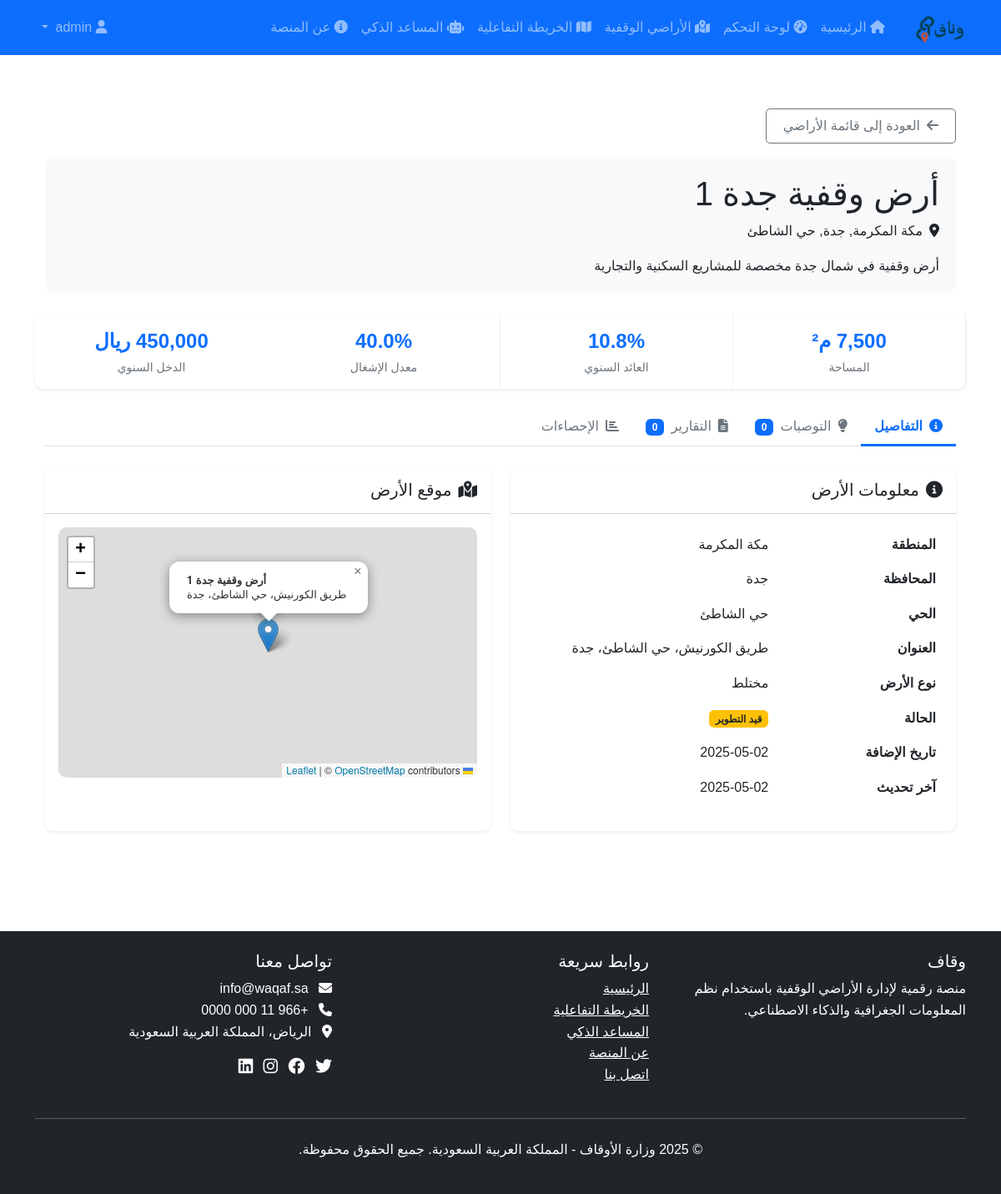
Page /lands/4 (signed in) on the committed database.
### app/models/land.py (models this page shows, shortened)
class Land(db.Model):
    __tablename__ = 'lands'
    id = db.Column(db.Integer, primary_key=True)
    uuid = db.Column(db.String(36), unique=True, default=lambda: str(uuid.uuid4()))
    name = db.Column(db.String(100), nullable=False)
    description = db.Column(db.Text)
    region = db.Column(db.String(50), index=True)  # Northern, Southern, Eastern, Western, Central
    city = db.Column(db.String(50))
    district = db.Column(db.String(100))
    address = db.Column(db.String(200))
    latitude = db.Column(db.Float, nullable=False)
    longitude = db.Column(db.Float, nullable=False)
    area = db.Column(db.Float)  # in square meters
    land_type = db.Column(db.String(50))  # residential, commercial, agricultural, etc.
    status = db.Column(db.String(50))  # available, under development, invested, etc.
    annual_return = db.Column(db.Float)  # annual return percentage
    occupancy_rate = db.Column(db.Float)  # occupancy rate percentage
    water_usage = db.Column(db.Float)  # water usage in cubic meters
    yearly_income = db.Column(db.Float)  # yearly income in SAR
    geom = db.Column(db.Text)  # GeoJSON representation of the land geometry
    created_at = db.Column(db.DateTime, default=datetime.utcnow)
    updated_at = db.Column(db.DateTime, default=datetime.utcnow, onupdate=datetime.utcnow)
    reports = db.relationship('Report', backref='land', lazy='dynamic')
    recommendations = db.relationship('Recommendation', backref='land', lazy='dynamic')
    statistics = db.relationship('Statistic', backref='land', lazy='dynamic')

### app/lands/views.py (the view)
@lands.route('/<int:land_id>')
@login_required
def view(land_id):
    lands_count = Land.query.count()
    if lands_count == 0:
        ensure_demo_data()
        if not Land.query.get(land_id):
            return redirect(url_for('lands.index'))
    land = Land.query.get_or_404(land_id)
    recommendations = Recommendation.query.filter_by(land_id=land.id).all()
    reports = Report.query.filter_by(land_id=land.id).all()
    statistics = {}
    stats = Statistic.query.filter_by(land_id=land.id).all()
    for stat in stats:
        if stat.category not in statistics:
            statistics[stat.category] = []
        statistics[stat.category].append(stat)
    return render_template('lands/view.html', land=land, recommendations=recommendations, reports=reports, statistics=statistics)

### app/models/user.py (called while the page is built)
@login_manager.user_loader
def load_user(user_id):
    return User.query.get(int(user_id))

    def is_admin(self):
        return self.role == 'admin'

### app/templates/lands/view.html (shortened to what this page needs)
{% extends 'base.html' %}
{% block content %}
<div class="container py-4">
    <div class="mb-3">
        <a href="{{ url_for('lands.index') }}" class="btn btn-outline-secondary">
            <i class="fas fa-arrow-left me-2"></i>العودة إلى قائمة الأراضي
        </a>
    </div>
    <div class="land-header mb-4">
        <div class="row align-items-center">
            <div class="col-md-8">
                <h1 class="mb-2">{{ land.name }}</h1>
                <p class="mb-3">
                    <i class="fas fa-map-marker-alt me-2"></i>{{ land.region }}, {{ land.city }}, {{ land.district }}
                </p>
                <p class="mb-0">{{ land.description }}</p>
            </div>
        </div>
    </div>
    <div class="row land-stats mb-4">
        <div class="col-md-3 land-stat">
            <div class="land-stat-value">{{ '{:,.0f}'.format(land.area) }} م²</div>
            <div class="land-stat-label">المساحة</div>
        </div>
        <div class="col-md-3 land-stat">
            <div class="land-stat-value">{{ land.annual_return }}%</div>
            <div class="land-stat-label">العائد السنوي</div>
        </div>
        <div class="col-md-3 land-stat">
            <div class="land-stat-value">{{ land.occupancy_rate }}%</div>
            <div class="land-stat-label">معدل الإشغال</div>
        </div>
        <div class="col-md-3 land-stat">
            <div class="land-stat-value">{{ '{:,.0f}'.format(land.yearly_income) }} ريال</div>
            <div class="land-stat-label">الدخل السنوي</div>
        </div>
    </div>
    <ul class="nav nav-tabs mb-4" id="landTabs" role="tablist">
        <li class="nav-item" role="presentation">
            <button class="nav-link active" id="details-tab" data-bs-toggle="tab" data-bs-target="#details" type="button" role="tab" aria-controls="details" aria-selected="true">
                <i class="fas fa-info-circle me-2"></i>التفاصيل
            </button>
        </li>
        <li class="nav-item" role="presentation">
            <button class="nav-link" id="recommendations-tab" data-bs-toggle="tab" data-bs-target="#recommendations" type="button" role="tab" aria-controls="recommendations" aria-selected="false">
                <i class="fas fa-lightbulb me-2"></i>التوصيات
                <span class="badge bg-primary ms-1">{{ recommendations|length }}</span>
            </button>
        </li>
        <li class="nav-item" role="presentation">
            <button class="nav-link" id="reports-tab" data-bs-toggle="tab" data-bs-target="#reports" type="button" role="tab" aria-controls="reports" aria-selected="false">
                <i class="fas fa-file-alt me-2"></i>التقارير
                <span class="badge bg-primary ms-1">{{ reports|length }}</span>
            </button>
        </li>
        <li class="nav-item" role="presentation">
            <button class="nav-link" id="statistics-tab" data-bs-toggle="tab" data-bs-target="#statistics" type="button" role="tab" aria-controls="statistics" aria-selected="false">
                <i class="fas fa-chart-bar me-2"></i>الإحصاءات
            </button>
        </li>
    </ul>
    <div class="tab-content" id="landTabsContent">
        <div class="tab-pane fade show active" id="details" role="tabpanel" aria-labelledby="details-tab">
            <div class="row">
                <div class="col-md-6 mb-4">
                    <div class="card border-0 shadow-sm h-100">
                        <div class="card-header bg-white py-3">
                            <h5 class="card-title mb-0">
                                <i class="fas fa-info-circle me-2"></i>معلومات الأرض
                            </h5>
                        </div>
                        <div class="card-body">
                            <table class="table table-borderless">
                                <tbody>
                                    <tr>
                                        <th width="40%">المنطقة</th>
                                        <td>{{ land.region }}</td>
                                    </tr>
                                    <tr>
                                        <th>المحافظة</th>
                                        <td>{{ land.city }}</td>
                                    </tr>
                                    <tr>
                                        <th>الحي</th>
                                        <td>{{ land.district }}</td>
                                    </tr>
                                    <tr>
                                        <th>العنوان</th>
                                        <td>{{ land.address }}</td>
                                    </tr>
                                    <tr>
                                        <th>نوع الأرض</th>
                                        <td>{{ land.land_type }}</td>
                                    </tr>
                                    <tr>
                                        <th>الحالة</th>
                                        <td>
                                            {% if land.status == 'available' %}
                                                <span class="badge bg-success">متاحة للاستثمار</span>
                                            {% elif land.status == 'invested' %}
                                                <span class="badge bg-primary">قيد الاستثمار</span>
                                            {% elif land.status == 'under_development' %}
                                                <span class="badge bg-warning text-dark">قيد التطوير</span>
                                            {% else %}
                                                <span class="badge bg-secondary">{{ land.status }}</span>
                                            {% endif %}
                                        </td>
                                    </tr>
                                    <tr>
                                        <th>تاريخ الإضافة</th>
                                        <td>{{ land.created_at.strftime('%Y-%m-%d') }}</td>
                                    </tr>
                                    <tr>
                                        <th>آخر تحديث</th>
                                        <td>{{ land.updated_at.strftime('%Y-%m-%d') }}</td>
                                    </tr>
                                </tbody>
                            </table>
                        </div>
                    </div>
                </div>
                <div class="col-md-6 mb-4">
                    <div class="card border-0 shadow-sm h-100">
                        <div class="card-header bg-white py-3">
                            <h5 class="card-title mb-0">
                                <i class="fas fa-map-marked-alt me-2"></i>موقع الأرض
                            </h5>
                        </div>
                        <div class="card-body">
                            <div id="land-map" class="land-map"></div>
                        </div>
                    </div>
                </div>
            </div>
        </div>
    </div>
</div>
{% endblock %}

### app/static/css/style.css (style rules this page uses)
body { font-family: 'Tajawal', Arial, sans-serif; line-height: 1.6; }
:root { --primary-color: #0d6efd; --secondary-color: #6c757d; --success-color: #198754; --info-color: #0dcaf0; --warning-color: #ffc107; --danger-color: #dc3545; --light-color: #f8f9fa; --dark-color: #212529; }
.card { border-radius: 10px; overflow: hidden; transition: all 0.3s ease; }
.btn { border-radius: 5px; padding: 8px 20px; transition: all 0.3s ease; }

### app/templates/lands/view.html (style rules this page uses)
.land-header { background-color: #f8f9fa; border-radius: 10px; padding: 20px; }
.land-stats { background-color: #fff; border-radius: 10px; box-shadow: 0 0.125rem 0.25rem rgba(0, 0, 0, 0.075); }
.land-stat { padding: 15px; text-align: center; border-right: 1px solid #f0f0f0; }
.land-stat:last-child { border-right: none; }
.land-stat-value { font-size: 1.5rem; font-weight: bold; color: #0d6efd; }
.land-stat-label { font-size: 0.875rem; color: #6c757d; }
.land-map { height: 300px; border-radius: 10px; }
.nav-tabs .nav-link { border: none; border-bottom: 3px solid transparent; color: #6c757d; }
.nav-tabs .nav-link.active { border-bottom: 3px solid #0d6efd; color: #0d6efd; background-color: transparent; font-weight: bold; }

### rows in the picture
Land: name "أرض وقفية جدة 1", region "مكة المكرمة", city "جدة", district "حي الشاطئ", description "أرض وقفية في شمال جدة مخصصة للمشاريع السكنية والتجارية", annual_return "10.8", occupancy_rate "40.0", address "طريق الكورنيش، حي الشاطئ، جدة", land_type "مختلط", created_at "2025-05-02", updated_at "2025-05-02"

### other values in the picture
{{ recommendations|length }} "0"
{{ reports|length }} "0"
